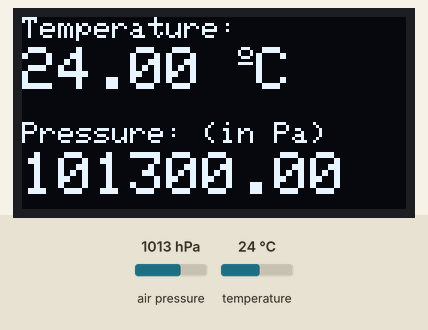
Bench run of a sketch on a simulated Arduino Uno, built with avr-gcc and run on an emulated ATmega328P. Shown: 128×64 one-colour display. Inputs (shaded band) come from the test bench; at power-on: air pressure 1013 hPa, temperature 24 °C. What the sketch prints to the serial monitor is not drawn.

Above: at 3.6 s.
3.7 s: air pressure set to 952 hPa
At 5.2 s:
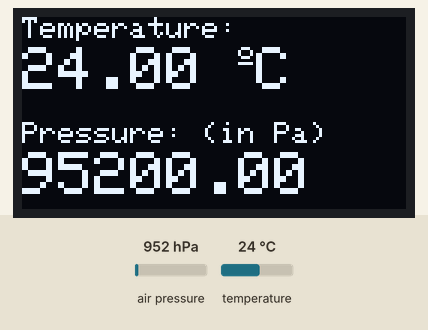
5.6 s: temperature set to 12 °C
At 6.8 s:
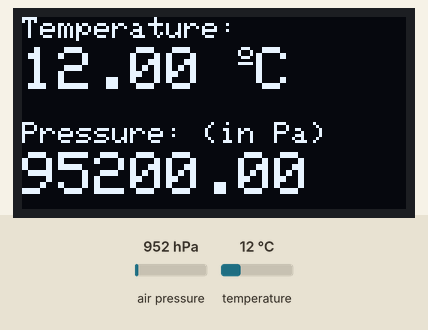
7.6 s: air pressure set to 975 hPa
At 8.5 s:
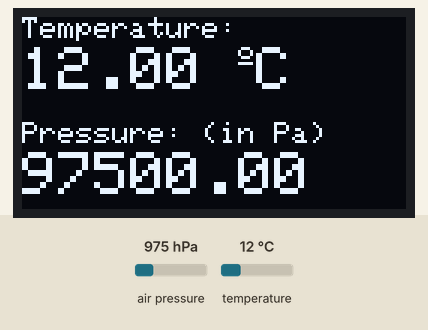
9.7 s: temperature set to 19 °C
At 11.4 s:
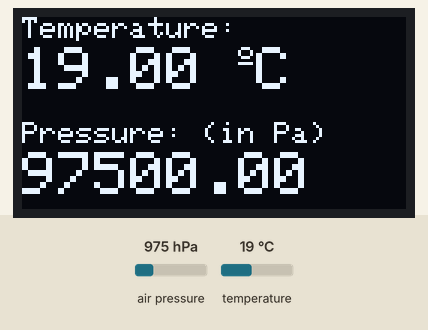
Timing chart, 0 to 12.8 s (numbered marks = the images above; inputs shaded):
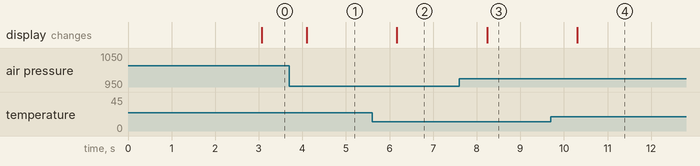

Measured:
- after the input at 3.7 s, the display: changes after 0.40 s (image 1)
- after the input at 5.6 s, the display: changes after 0.57 s (image 2)
- after the input at 7.6 s, the display: changes after 0.64 s (image 3)
- after the input at 9.7 s, the display: changes after 0.61 s (image 4)

The sketch:

sensor_display.ino
```cpp
/*********
  Rui Santos
  Complete project details at https://randomnerdtutorials.com
*********/

#include <Wire.h>
//#include <SPI.H>
#include <Adafruit_GFX.h>
#include <Adafruit_SSD1306.h>
#include <Adafruit_Sensor.h>
#include <Adafruit_BMP280.h>

#define SCREEN_WIDTH 128 // OLED display width, in pixels
#define SCREEN_HEIGHT 64 // OLED display height, in pixels

// Declaration for an SSD1306 display connected to I2C (SDA, SCL pins)
Adafruit_SSD1306 display(SCREEN_WIDTH, SCREEN_HEIGHT, &Wire, -1);

Adafruit_BMP280 bmp; // I2C

void setup() {
  Serial.begin(9600);
  Serial.println(F("BMP280 test"));

  // inisialisasi alamat bmp280
  if (!bmp.begin(0x76)) {
    Serial.println(F("Could not find a valid BMP280 sensor, check wiring!"));
    while (1);
  }
/* Default settings from datasheet. */
  bmp.setSampling(Adafruit_BMP280::MODE_NORMAL,     /* Operating Mode. */
                  Adafruit_BMP280::SAMPLING_X2,     /* Temp. oversampling */
                  Adafruit_BMP280::SAMPLING_X16,    /* Pressure oversampling */
                  Adafruit_BMP280::FILTER_X16,      /* Filtering. */
                  Adafruit_BMP280::STANDBY_MS_500); /* Standby time. */


  if(!display.begin(SSD1306_SWITCHCAPVCC, 0x3C)) {
    Serial.println(F("SSD1306 allocation failed or couldn't find a valid BMP280"));
    for(;;);
  }
  delay(2000);
  display.clearDisplay();
  display.setTextColor(WHITE);
}

void loop() {
  delay(1000);

  //read temperature and humidity
  float t = bmp.readTemperature();
  float h = bmp.readPressure();
  if (isnan(h) || isnan(t)) {
    Serial.println("Failed to read from BMP sensor!");
  }
  // clear display
  display.clearDisplay();

  // display temperature
  display.setTextSize(1);
  display.setCursor(0,0);
  display.print("Temperature: ");
  display.setTextSize(2);
  display.setCursor(0,10);
  display.print(t);
  display.print(" ");
  display.setTextSize(1);
  display.cp437(true);
  display.write(167);
  display.setTextSize(2);
  display.print("C");

  // display humidity
  display.setTextSize(1);
  display.setCursor(0, 35);
  display.print("Pressure: (in Pa)");
  display.setTextSize(2);
  display.setCursor(0, 45);
  display.print(h);
  display.print(" ");

  display.display();
}
```
